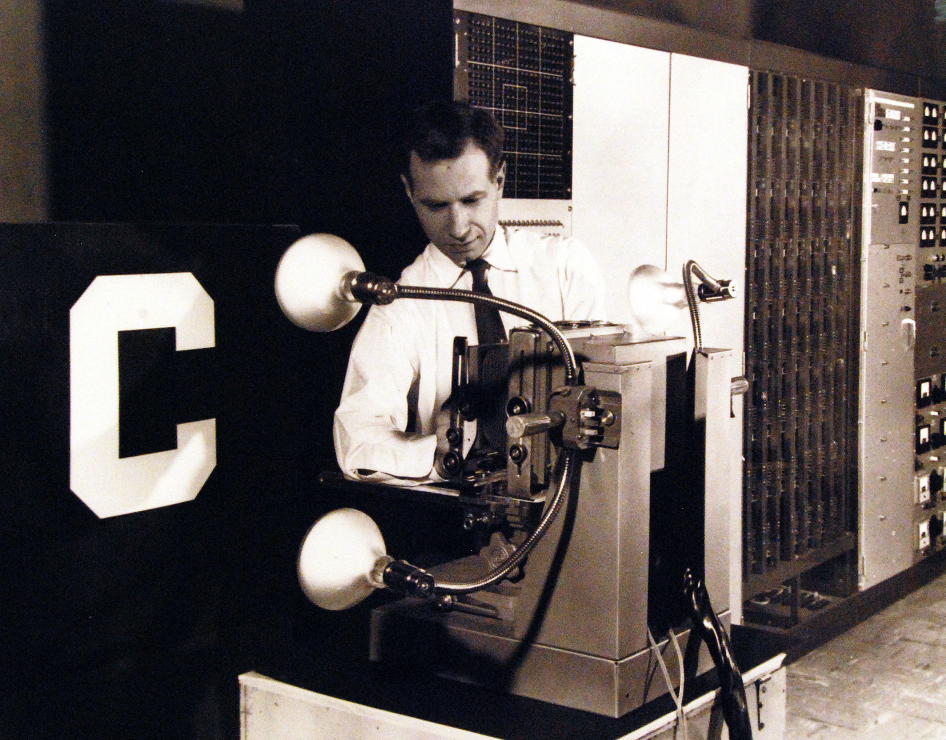
#> input picture 素材/下载/commons/330-PSA-80-60 (USN 710739) (20897323365).jpg, 2836 x 2220 px (shown at 1/3 size)
$ python depth.py '../素材/下载/commons/IBM Electronic Data Processing Machine - GPN-2000-001881.jpg' '../素材/下载/commons/330-PSA-80-60 (USN 710739) (20897323365).jpg' '../素材/下载/commons/330-PSA-80-60 (USN 710739) (20897323365).jpg' 5
#> lines starting #> are read from the running program, lines starting #| are printed output that depends on the picture
# 给照片估深度（Depth Anything V2 small，ONNX），输出同名 _depth.png（8 位灰度，白=近）。
# 用法：<venv>/bin/python -I tools/depth.py 模型.onnx 输入图 输出图 [最长边]
import sys, numpy as np, onnxruntime as ort
from PIL import Image, ImageFilter
model, src, dst = sys.argv[1:4]; long = int(sys.argv[4]) if len(sys.argv) > 4 else 2048
im = Image.open(src).convert('RGB')
#> im is the input picture: PIL image 2836x2220 RGB; mean R, G, B 88.9, 82.5, 81.7
if max(im.size) > long: im.thumbnail((long, long), Image.LANCZOS)
im.save(dst, quality=95)                                    # 规格化后的彩图（和深度图同尺寸）
W, H = im.size; s = 518 / max(W, H); w, h = max(14, round(W * s / 14) * 14), max(14, round(H * s / 14) * 14)
#> after `W, H = im.size`: W = 5; H = 4
#> after `s = 518 / max(W, H)`: s = 103.6
#> after `w, h = (max(14, round(W * s / 14) * 14), max(14, round(H * s / 14) * 1`: w = 518; h = 420
x = np.asarray(im.resize((w, h), Image.BICUBIC), np.float32) / 255
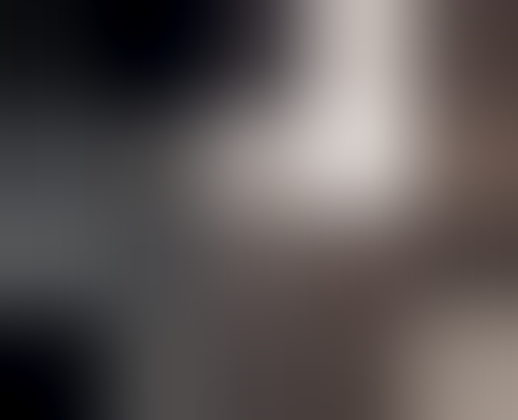
#> x: shape (420, 518, 3) float32; mean R, G, B 0.351, 0.326, 0.323
x = ((x - [.485, .456, .406]) / [.229, .224, .225]).transpose(2, 0, 1)[None].astype(np.float32)
#> (the run stopped early here; a loop or call above may not have finished)

$ run again, on 素材/下载/commons/Alan Turing (1951).jpg
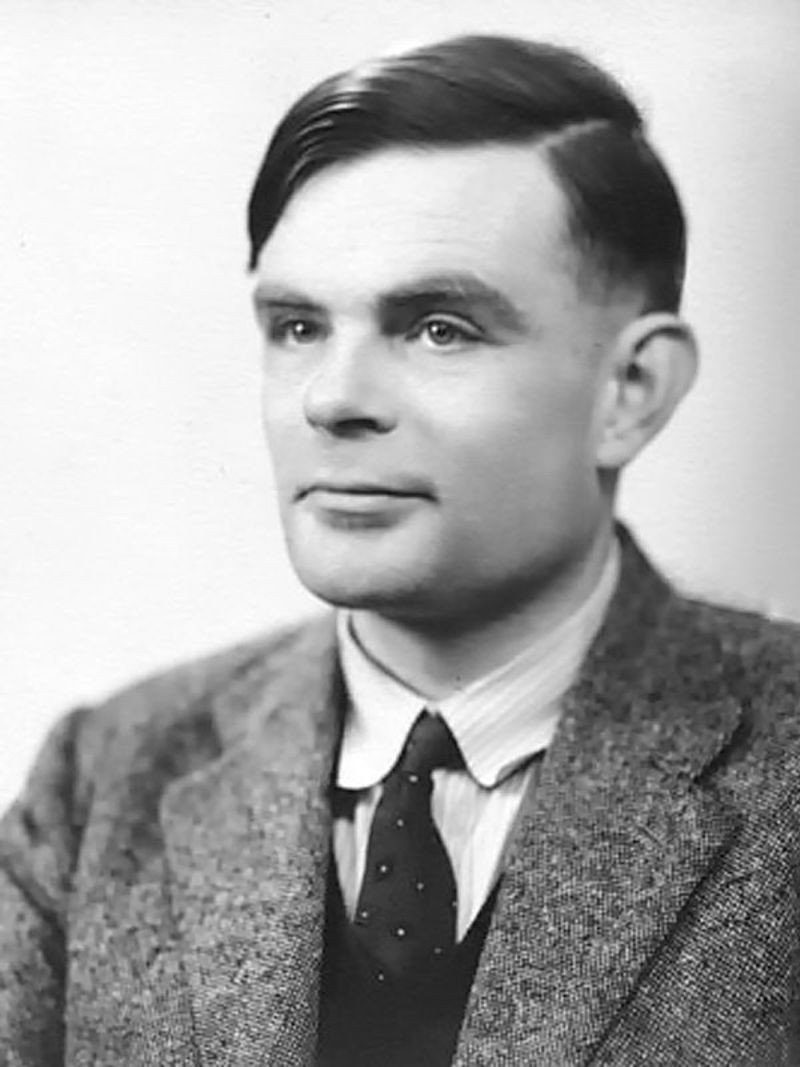
#> input picture 素材/下载/commons/Alan Turing (1951).jpg, 800 x 1067 px
#> im is the input picture: PIL image 800x1067 RGB; min 0, max 255, mean 165.3
#> `x = np.asarray(im.resize((w, h), Image.BICUBIC), np.float32) / 255`:
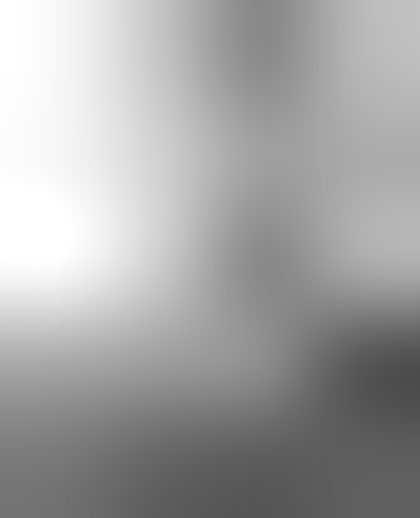
#> x: shape (518, 420, 3) float32; min 0.294, max 1, mean 0.644

$ run again, on 素材/下载/commons/Alan Turing Aged 16.jpg
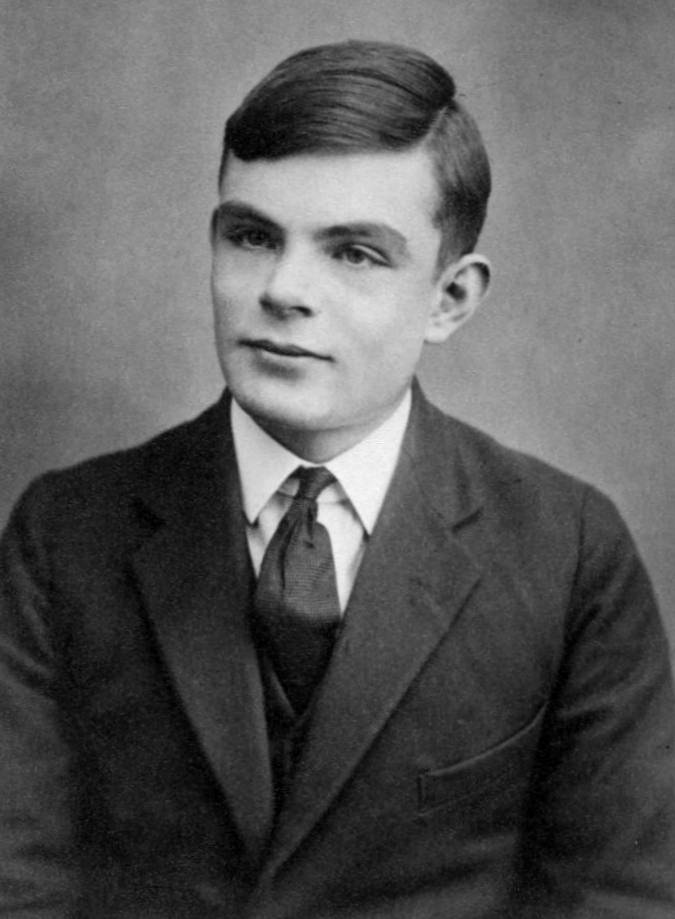
#> input picture 素材/下载/commons/Alan Turing Aged 16.jpg, 675 x 919 px
#> `x = np.asarray(im.resize((w, h), Image.BICUBIC), np.float32) / 255`:
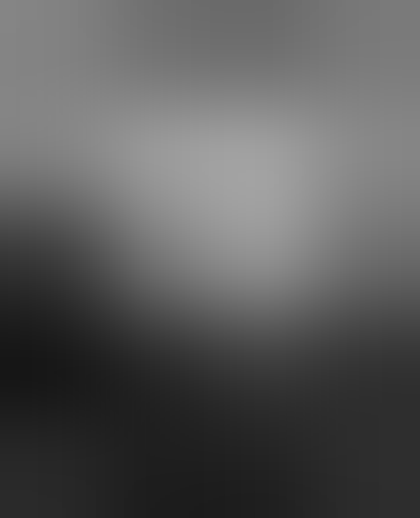
#> x: shape (518, 420, 3) float32; min 0.0863, max 0.639, mean 0.356

$ run again, on 素材/下载/commons/David Baker_ Demis Hassabis_ and John Jumper at 2024 Nobel Prize Conference.jpg
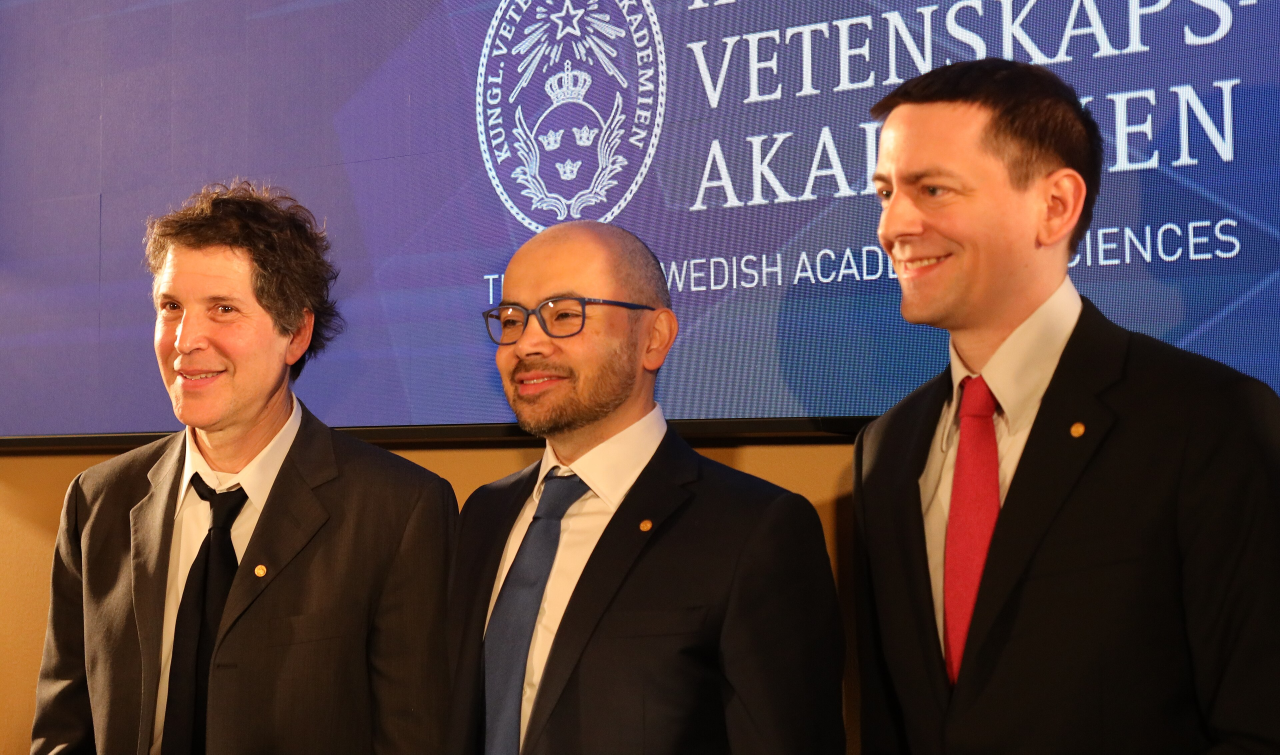
#> input picture 素材/下载/commons/David Baker_ Demis Hassabis_ and John Jumper at 2024 Nobel Prize Conference.jpg, 3840 x 2263 px (shown at 1/3 size)
#> im is the input picture: PIL image 3840x2263 RGB; mean R, G, B 95.8, 74.5, 80.9
#> `x = np.asarray(im.resize((w, h), Image.BICUBIC), np.float32) / 255`:
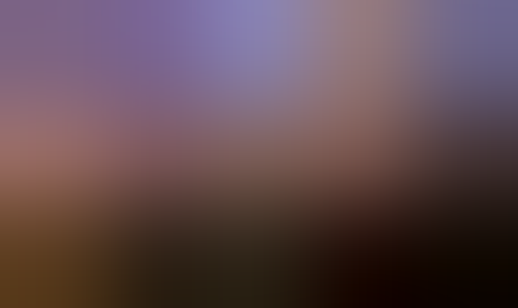
#> x: shape (308, 518, 3) float32; mean R, G, B 0.378, 0.292, 0.313
